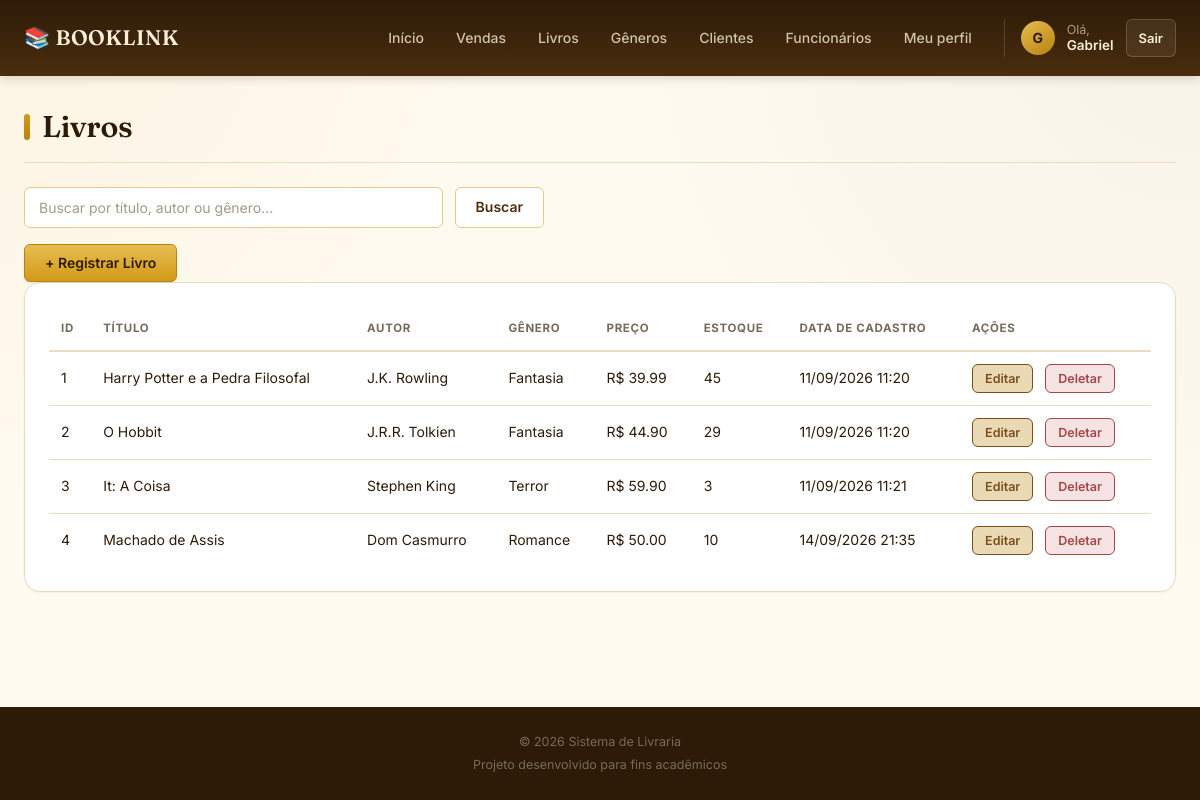
The page /livros (signed in) on the database its author committed.
### models.py (models this page shows)
class Usuario(UserMixin, db.Model):
    __tablename__ = 'usuarios'
    id = db.Column(db.Integer, primary_key=True)
    nome = db.Column(db.String(100), nullable=False)
    email = db.Column(db.String(100), unique=True, nullable=False)
    senha = db.Column(db.String(255), nullable=False)
    tipo = db.Column(
        db.String(20),
        nullable=False,
        default='funcionario'
    )
    empresa_id = db.Column(
        db.Integer,
        db.ForeignKey('empresas.id'),
        nullable=True
    )
    data_cadastro = db.Column(
        db.DateTime,
        default=datetime.now
    )
    vendas = db.relationship(
        'Venda',
        backref='usuario',
        lazy=True
    )

class Livro(db.Model):
    __tablename__ = 'livros'
    id = db.Column(db.Integer, primary_key=True)
    titulo = db.Column(db.String(100), nullable=False)
    autor = db.Column(db.String(100), nullable=False)
    preco = db.Column(db.Float, nullable=False)
    estoque = db.Column(db.Integer, default=0)
    empresa_id = db.Column(
        db.Integer,
        db.ForeignKey('empresas.id'),
        nullable=False
    )
    genero_id = db.Column(
        db.Integer,
        db.ForeignKey('generos.id'),
        nullable=False
    )
    data_cadastro = db.Column(
        db.DateTime,
        default=datetime.now
    )
    genero = db.relationship(
        'Genero',
        backref='livros'
    )

class Genero(db.Model):
    __tablename__ = 'generos'
    id = db.Column(db.Integer, primary_key=True)
    nome = db.Column(db.String(50), nullable=False)
    empresa_id = db.Column(
        db.Integer,
        db.ForeignKey('empresas.id'),
        nullable=False
    )
    data_cadastro = db.Column(
        db.DateTime,
        default=datetime.now
    )

### routes/livros.py (the view)
@livros_bp.route('/livros')
@login_required
def listar_livros():
    if current_user.tipo not in ['dono', 'admin_empresa', 'funcionario']:
        return redirect(url_for('home'))
    busca = request.args.get('busca', '').strip()
    if busca:
        livros = Livro.query.join(Genero).filter(
            Livro.empresa_id == current_user.empresa_id,
            Genero.empresa_id == current_user.empresa_id,
            or_(
                Livro.titulo.ilike(f'%{busca}%'),
                Livro.autor.ilike(f'%{busca}%'),
                Genero.nome.ilike(f'%{busca}%')
            )
        ).all()
    else:
        livros = Livro.query.filter_by(
            empresa_id=current_user.empresa_id
        ).all()
    return render_template(
        'livros/livros.html',
        livros=livros,
        busca=busca
    )

### app.py (called while the page is built)
@lm.user_loader
def user_loader(id):
    usuario = Usuario.query.filter_by(
        id=id
    ).first()
    return usuario

### templates/livros/livros.html (shortened to what this page needs)
{% extends "base.html" %}
{% block content %}
<h1 class="titulo-pagina">
    Livros
</h1>
<form method="GET" action="{{ url_for('livros.listar_livros') }}" class="form-busca">
    <input
        type="text"
        name="busca"
        placeholder="Buscar por título, autor ou gênero..."
        value="{{ busca }}"
    >
    <button type="submit" class="botao">
        Buscar
    </button>
</form>
<a
    href="{{ url_for('livros.registrar') }}"
    class="botao botao-adicionar"
>
    + Registrar Livro
</a>
<div class="table-container">
    <table class="tabela">
        <thead>
            <tr>
                <th>ID</th>
                <th>Título</th>
                <th>Autor</th>
                <th>Gênero</th>
                <th>Preço</th>
                <th>Estoque</th>
                <th>Data de cadastro</th>
                <th>Ações</th>
            </tr>
        </thead>
        <tbody>
            {% for livro in livros %}
            <tr>
                <td>
                    {{ livro.id }}
                </td>
                <td>
                    {{ livro.titulo }}
                </td>
                <td>
                    {{ livro.autor }}
                </td>
                <td>
                    {{ livro.genero.nome }}
                </td>
                <td>
                    R$ {{ "%.2f"|format(livro.preco) }}
                </td>
                <td>
                    {{ livro.estoque }}
                </td>
                <td>
                    {{ livro.data_cadastro.strftime('%d/%m/%Y %H:%M') }}
                </td>
                <td>
                    <a
                        href="{{ url_for('livros.editar', id=livro.id) }}"
                        class="botao botao-editar"
                    >
                        Editar
                    </a>
                    <a
                        href="{{ url_for('livros.deletar', id=livro.id) }}"
                        class="botao botao-deletar"
                        onclick="return confirm('Tem certeza que deseja deletar este livro?')"
                    >
                        Deletar
                    </a>
                </td>
            </tr>
            {% else %}
            <tr>
                <td colspan="8">
                    Nenhum livro encontrado.
                </td>
            </tr>
            {% endfor %}
        </tbody>
    </table>
</div>
{% endblock %}

### templates/base.html (shortened to what this page needs)
<!DOCTYPE html>
<html lang="pt-br">
<head>
<link rel="stylesheet" href="{{ url_for('static', filename='style.css') }}">
</head>
<body>
<header class="header">
    <div class="header-container">
        <a href="{{ url_for('home') }}" class="logo">
            📚 BOOKLINK
        </a>
        <nav class="nav">
            <a href="{{ url_for('homeAdm.homeAdm') }}">
                Início
            </a>
            <a href="{{ url_for('vendas.nova_venda') }}">
                Vendas
            </a>
            <a href="{{ url_for('livros.listar_livros') }}">
                Livros
            </a>
            <a href="{{ url_for('generos.listar_generos') }}">
                Gêneros
            </a>
            <a href="{{ url_for('compradores.listar_compradores') }}">
                Clientes
            </a>
            {% if current_user.tipo in ['dono', 'admin_empresa'] %}
                <a href="{{ url_for('funcionarios.listar_funcionarios') }}">
                    Funcionários
                </a>
            {% endif %}
            <a href="{{ url_for('funcionarios.editar_funcionarios', id=current_user.id) }}">
                Meu perfil
            </a>
            {% if current_user.is_authenticated %}
                <div class="user-area">
                    <div class="user-avatar">
                        {{ current_user.nome[0]|upper }}
                    </div>
                    <div class="user-info">
                        <span>Olá,</span>
                        <strong>{{ current_user.nome }}</strong>
                    </div>
                    <a href="{{ url_for('logout') }}" class="logout-btn">
                        Sair
                    </a>
                </div>
            {% endif %}
        </nav>
    </div>
</header>
<main class="container">
    {% block content %}
    {% endblock %}
</main>
<footer class="footer">
    <p>
        © 2026 Sistema de Livraria
    </p>
    <p>
        Projeto desenvolvido para fins acadêmicos
    </p>
</footer>
</body>
</html>

### rows shown on the page
Usuario: nome "G", nome "Gabriel"
Livro: id "1", titulo "Harry Potter e a Pedra Filosofal", autor "J.K. Rowling", genero.nome "Fantasia", preco "39.99", estoque "45", data_cadastro "11/09/2026 11:20"
Livro: id "2", titulo "O Hobbit", autor "J.R.R. Tolkien", genero.nome "Fantasia", preco "44.90", estoque "29", data_cadastro "11/09/2026 11:20"
Livro: id "3", titulo "It: A Coisa", autor "Stephen King", genero.nome "Terror", preco "59.90", estoque "3", data_cadastro "11/09/2026 11:21"
Livro: id "4", titulo "Machado de Assis", autor "Dom Casmurro", genero.nome "Romance", preco "50.00", estoque "10", data_cadastro "14/09/2026 21:35"
